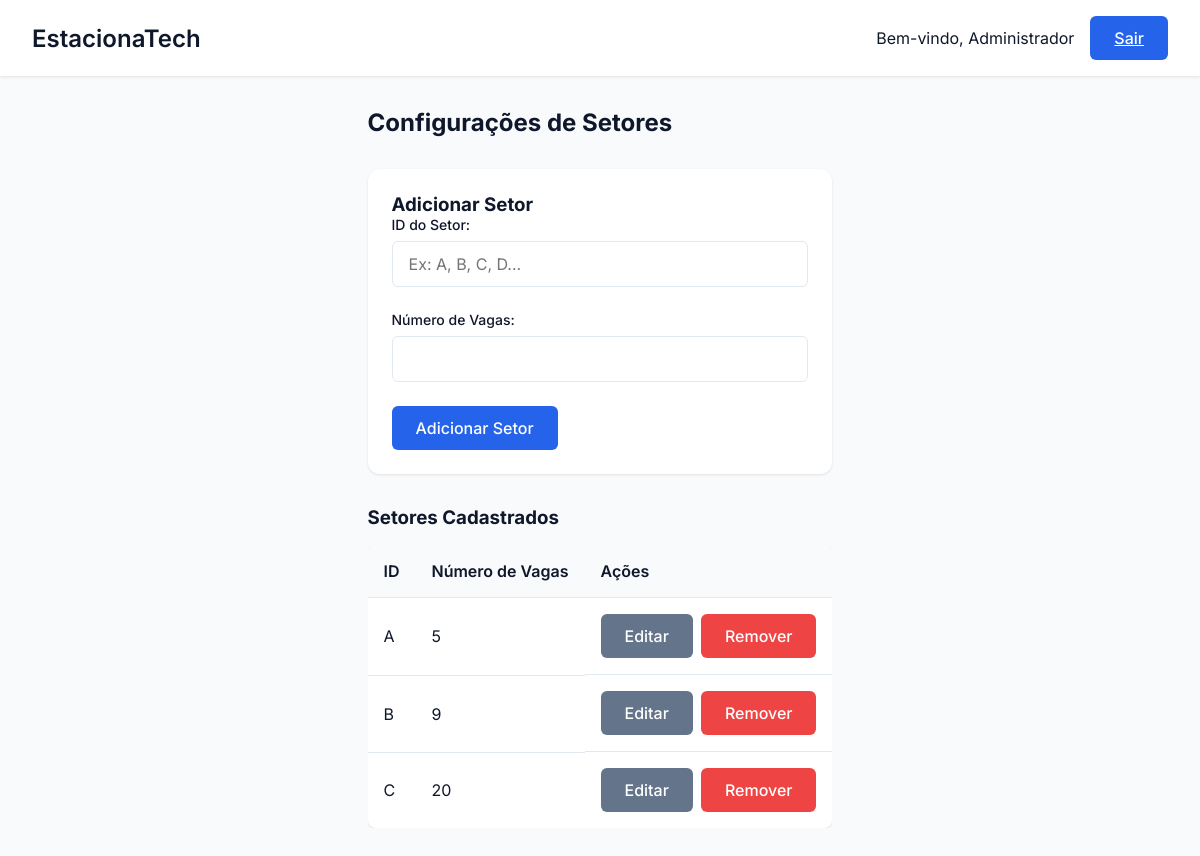
The page /setor/config_setores on the database as committed earlier.
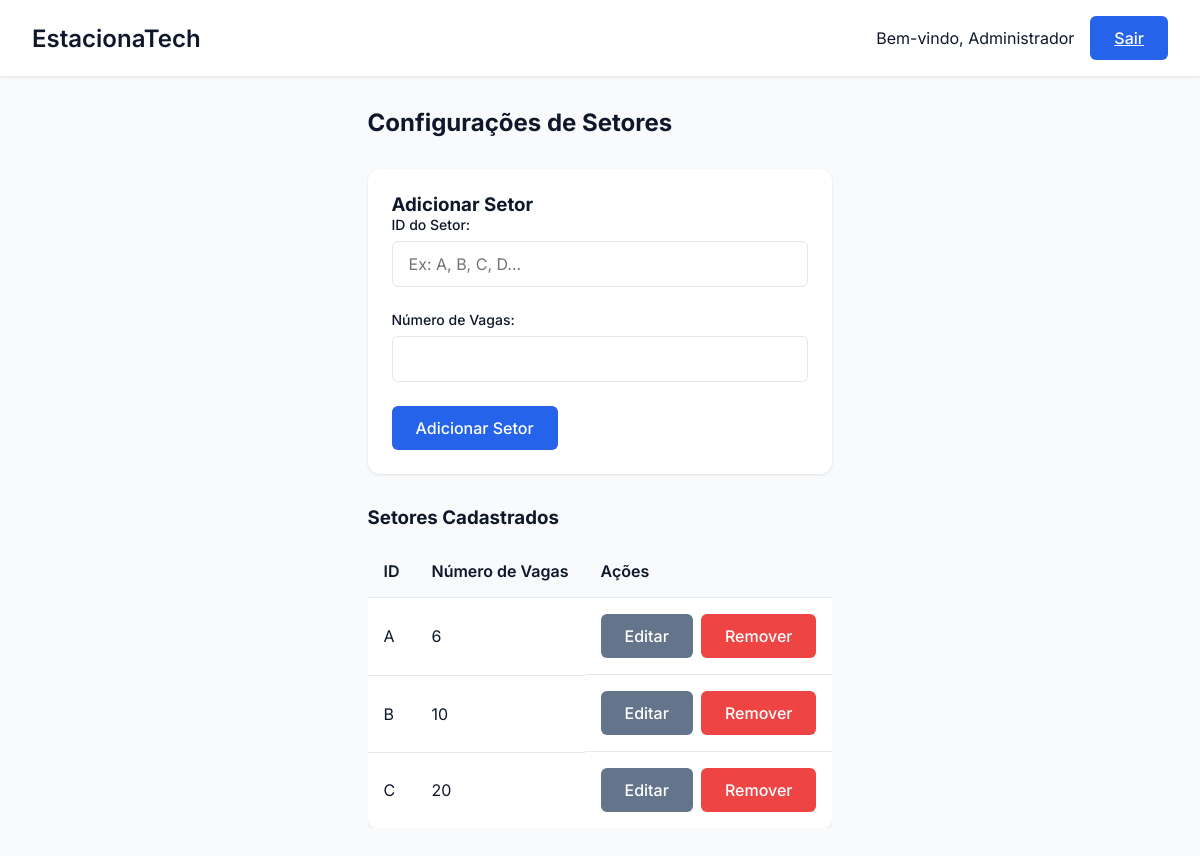
The same page on the database as committed later.
### tables this page shows
CREATE TABLE Setor (
        id_setor TEXT PRIMARY KEY,
        n_vagas INTEGER NOT NULL
    );

### EstacionaTech/routes/setor_routes.py (the view)
@setor_bp.route('/config_setores')
def config_setores():
    setores = SetorController.listar_setores()
    return render_template('config_setores.html', setores=setores)

### EstacionaTech/controllers/setor_controller.py (called while the page is built)
    @staticmethod
    def listar_setores():
        setores = Setor.listar_todos()
        return setores

### EstacionaTech/database/database.py (called while the page is built)
def conectar():
    diretorio_db = "EstacionaTech/database"
    if not os.path.exists(diretorio_db):
        os.makedirs(diretorio_db)  # Criar diretório caso não exista
    return sqlite3.connect(f"{diretorio_db}/estacionatech.db")

### EstacionaTech/models/setor.py (called while the page is built)
    def listar_todos():
        conn = conectar()
        cursor = conn.cursor()
        cursor.execute("SELECT * FROM Setor")
        setores = cursor.fetchall()
        conn.close()
        return setores

### EstacionaTech/templates/config_setores.html (shortened to what this page needs)
<!DOCTYPE html>
<html lang="pt-BR">
<head>
    <link rel="stylesheet" href="{{ url_for('static', filename='css/estilo.css') }}">
    <link rel="stylesheet" href="{{ url_for('static', filename='css/setores.css') }}">
</head>
<body>
    <div class="dashboard">
        <header class="dashboard-header">
            <nav class="dashboard-nav container">
                <h1 class="dashboard-title">EstacionaTech</h1>
                <div class="dashboard-user">
                    <span>Bem-vindo, {{ session.get('nome', 'Administrador') }}</span>
                    <a href="{{ url_for('auth.logout') }}" class="btn btn-primary">Sair</a>
                </div>
            </nav>
        </header>
        <main class="dashboard-content container">
            <h2>Configurações de Setores</h2>
            <div class="dashboard-grid">
                <div class="dashboard-card">
                    <h3>Adicionar Setor</h3>
                    <form action="{{ url_for('setor.adicionar_setor') }}" method="POST" class="form">
                        <div class="form-group">
                            <label class="form-label" for="id_setor">ID do Setor:</label>
                            <input class="form-input" type="text" id="id_setor" name="id_setor" required placeholder="Ex: A, B, C, D...">
                        </div>
                        <div class="form-group">
                            <label class="form-label" for="n_vagas">Número de Vagas:</label>
                            <input class="form-input" type="number" id="n_vagas" name="n_vagas" required min="1">
                        </div>
                        <button type="submit" class="btn btn-primary">Adicionar Setor</button>
                    </form>
                </div>
            </div>
            <h3 class="section-title">Setores Cadastrados</h3>
            {% if setores and setores|length > 0 %}
                <div class="table-container">
                    <table class="table">
                        <thead>
                            <tr>
                                <th>ID</th>
                                <th>Número de Vagas</th>
                                <th>Ações</th>
                            </tr>
                        </thead>
                        <tbody>
                            {% for setor in setores %}
                            <tr>
                                <td>{{ setor[0] }}</td>
                                <td>{{ setor[1] }}</td>
                                <td class="actions">
                                    <button class="btn btn-secondary" onclick="openEditModal('{{ setor[0] }}', {{ setor[1] }})">Editar</button>
                                    <form action="{{ url_for('setor.remover_setor') }}" method="POST" class="inline-form">
                                        <button type="submit" class="btn btn-danger" onclick="return confirm('Tem certeza que deseja remover o setor {{ setor[0] }}?')">Remover</button>
                                    </form>
                                </td>
                            </tr>
                            {% endfor %}
                        </tbody>
                    </table>
                </div>
            {% else %}
                <p class="no-data">Nenhum setor cadastrado.</p>
            {% endif %}
        </main>
    </div>
</body>
</html>

### EstacionaTech/static/css/estilo.css (style rules this page uses)
* { margin: 0; padding: 0; box-sizing: border-box; font-family: 'Inter', sans-serif; }
:root { --primary: #2563eb; --primary-dark: #1d4ed8; --secondary: #64748b; --danger: #ef4444; --success: #22c55e; --background: #f8fafc; --surface: #ffffff; --text: #0f172a; --text-light: #64748b; }
body { background-color: var(--background); color: var(--text); min-height: 100vh; }
.container { max-width: 1200px; margin: 0 auto; padding: 0 1rem; }
.form-group { margin-bottom: 1.5rem; }
.form-label { display: block; font-size: 0.875rem; font-weight: 500; margin-bottom: 0.5rem; color: var(--text); }
.form-input { width: 100%; padding: 0.75rem 1rem; border: 1px solid #e2e8f0; border-radius: 6px; font-size: 1rem; transition: all 0.2s; }
.btn { display: inline-flex; align-items: center; justify-content: center; padding: 0.75rem 1.5rem; font-size: 1rem; font-weight: 500; border-radius: 6px; cursor: pointer; transition: all 0.2s; border: none; }
.btn-primary { background-color: var(--primary); color: white; }
.dashboard { min-height: 100vh; display: grid; grid-template-rows: auto 1fr; }
.dashboard-header { background: var(--surface); padding: 1rem; box-shadow: 0 1px 3px 0 rgb(0 0 0 / 0.1); }
.dashboard-nav { display: flex; justify-content: space-between; align-items: center; }
.dashboard-title { font-size: 1.5rem; font-weight: 600; }
.dashboard-user { display: flex; align-items: center; gap: 1rem; }
.dashboard-content { padding: 2rem; }
.dashboard-grid { display: grid; grid-template-columns: repeat(auto-fit, minmax(300px, 1fr)); gap: 1.5rem; margin-top: 2rem; }
.dashboard-card { background: var(--surface); border-radius: 12px; padding: 1.5rem; box-shadow: 0 1px 3px 0 rgb(0 0 0 / 0.1); }

### EstacionaTech/static/css/setores.css (style rules this page uses)
.section-title { margin-top: 2rem; margin-bottom: 1rem; }
.table-container { overflow-x: auto; margin-bottom: 2rem; }
.table { width: 100%; border-collapse: collapse; background-color: var(--surface); border-radius: 8px; overflow: hidden; box-shadow: 0 1px 3px 0 rgb(0 0 0 / 0.1); }
.table th, .table td { padding: 1rem; text-align: left; border-bottom: 1px solid #e2e8f0; }
.table th { background-color: #f8fafc; font-weight: 600; }
.table tr:last-child td { border-bottom: none; }
.actions { display: flex; gap: 0.5rem; }
.btn-secondary { background-color: var(--secondary); color: white; }
.btn-danger { background-color: var(--danger); color: white; }
.inline-form { display: inline; }

Rows that differ between the two databases and show on the page:
changed Setor "A": n_vagas "5" → "6"
changed Setor "B": n_vagas "9" → "10"
